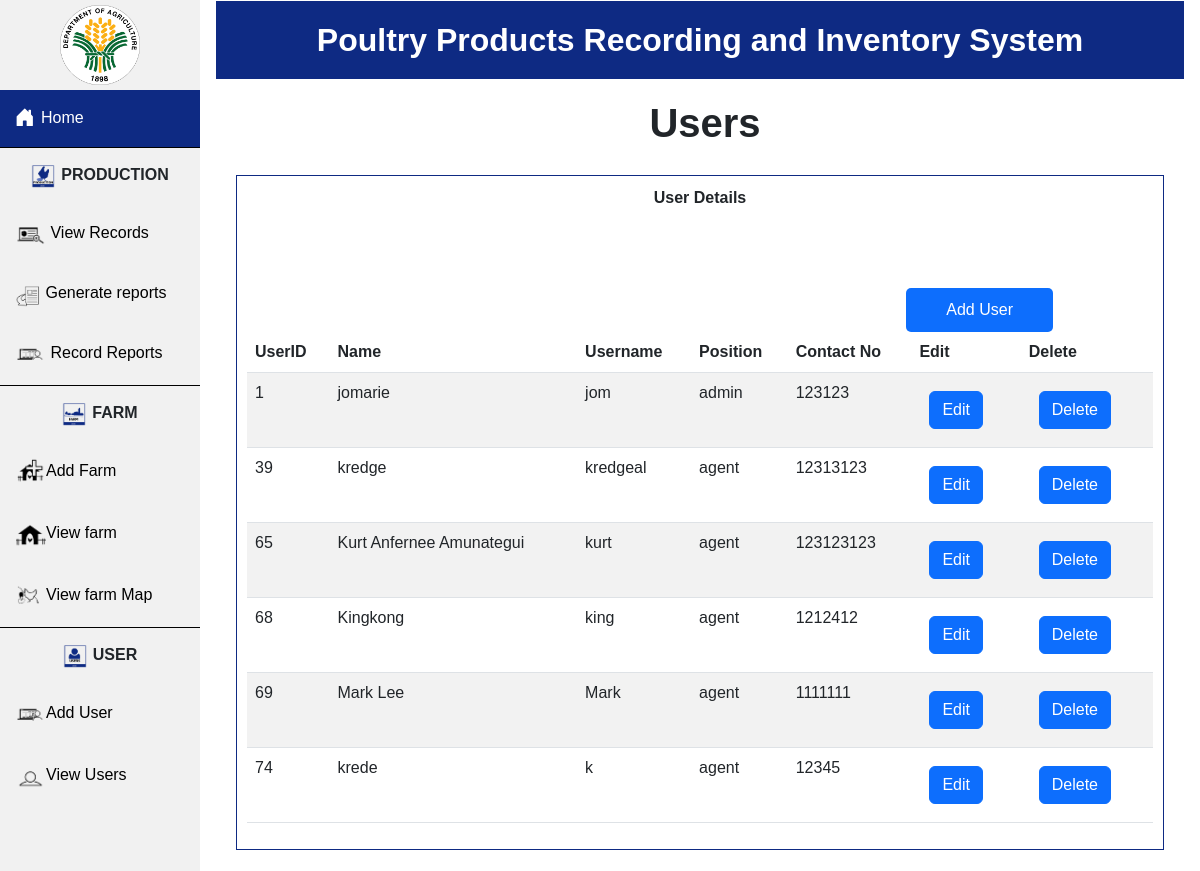
/project/view-user.php, run on an earlier commit of the app's database.
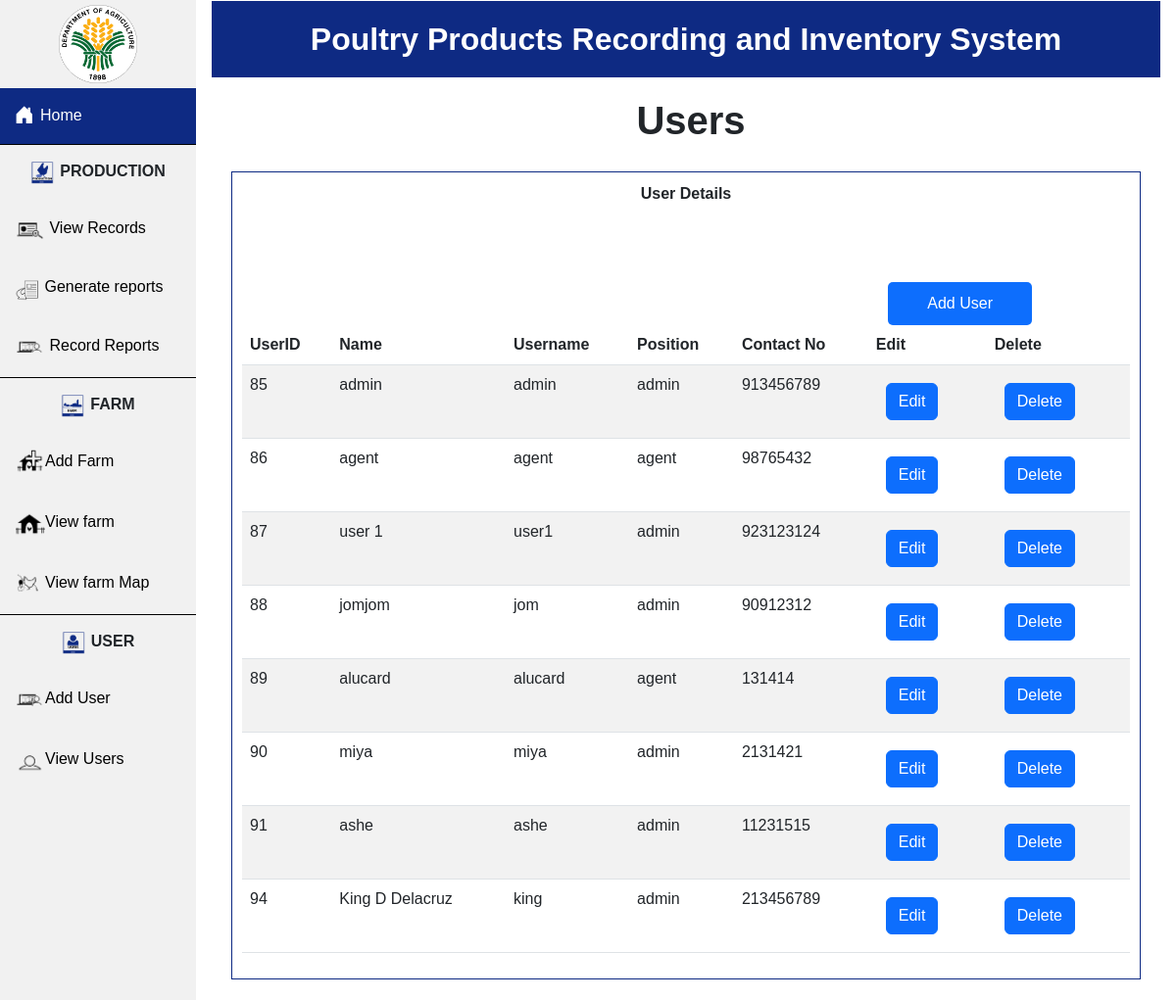
And on a later commit of the database.
### tables this page shows
CREATE TABLE `user` (
  `userID` int(11) NOT NULL,
  `name` varchar(21) NOT NULL,
  `username` varchar(21) NOT NULL,
  `position` varchar(21) NOT NULL DEFAULT 'admin',
  `password` varchar(21) NOT NULL,
  `repassword` varchar(21) NOT NULL,
  `baranggay` varchar(21) NOT NULL,
  `mobile_no` int(21) NOT NULL,
  `status` varchar(21) NOT NULL DEFAULT 'on'
);

### project/view-user.php (the view, shortened to what this page needs)
<?php
$username = "root";
$password = "";
$database = "project";
$mysqli = new mysqli("localhost", $username, $password, $database);
?>
<?php include ("header.php");  ?>
    <section class="view-user">
        <h2>Users</h2>
    </section>
    <section class="view">
        <?php
$query = "SELECT * FROM user";
echo "<b> <center> User Details </center> </b> <br> <br>";
if ($result = $mysqli->query($query)){
		echo "<table class='table table-striped'>
			<thead>
			<tr>
				<th scope='col' id='count'>UserID</th>
				<th scope='col' id='name'>Name</th>
				<th scope='col' id='u-name'>Username</th>
				<th scope='col' id='pos'>Position</th>
				<th scope='col' id='cntct'>Contact No</th>
				<th scope='col' id='edit'> Edit </th>
				<th scope='col' id='delete'> Delete </th>
			</tr>
			</thead>";
		}
        while ($row = $result->fetch_assoc()) {
        	echo"<tr>";
            	echo "<td >" .$row['userID']. "</td>";
            	echo "<td id='name'>" .$row['name']. "</td>";
            	echo "<td id='u-name'>" .$row['username']. "</td>";
            	echo "<td id='pos'>" .$row['position']. "</td>";
	        	echo "<td id='cntct'>" .$row['mobile_no']. "</td>";
            	echo '<td >
                        <button type="button" class="btn btn-primary" data-bs-toggle="modal" data-bs-target="#editModal" >
                           <a href= "update.php?userID='.$row['userID'].'"> Edit </a>
                        </button>
                </td>';
				echo '
					<td>
						<button type="button" class="btn btn-primary" data-bs-toggle="modal" data-bs-target="#deleteModal'.$row["userID"].'">
							Delete
						</button>
						<form action="view-user.php" method="GET">
							<div class="modal fade" id="deleteModal'.$row["userID"].'" tabindex="-1" aria-labelledby="ModalLabel" aria-hidden="true">
								<div class="modal-dialog">
									<div class="modal-content">
									<div class="modal-header">
										<h1 class="modal-title fs-5" id="exampleModalLabel">Confirm</h1>
										<button type="button" class="btn-close" data-bs-dismiss="modal" aria-label="Close"></button>
									</div>
									<div class="modal-body">
                                        <center> Are you sure you want to delete the user with this id?? </center>
									</div>
                                        <center> <p> '.$row["userID"].' </p> </center>
									<div class="modal-footer">
										<button type="button" class="btn btn-secondary" data-bs-dismiss="modal"> Cancel </button>
										<button type="submit" class="btn btn-primary"> <a href="delete.php?id='.$row["userID"].'"> Yes </a> </button>
									</div>
									</div>
								</div>
							</div>
						</form>
					</td>';
			echo"</tr>";
		}
?>
    </section>
    <div class="add">
        <div class="add-user-page">
            <a href="add-user.php">Add User</a>
        </div>
    </div>
</body>
</html>

### project/header.php (shortened to what this page needs)
<!DOCTYPE html>
<html lang="en">
<head>
    <link href="https://cdn.jsdelivr.net/npm/bootstrap@5.2.2/dist/css/bootstrap.min.css" rel="stylesheet"
>
        </head>
        <body>
        <div class="sidebar">
          <section class="header">
            <div class="logo">
              <img src="../image/logo.png" alt="logo" width="80px">
            </div>
          </section>
        <div class="home">
          <a href="adminpage.php">Home</a>
        </div>
          <div class="production">
            <img src="../image/1production-admin.png" alt="production-logo" width="25px"><b><p>PRODUCTION</p></b>
          </div>
          <a  href="#home"><img src="../image/view-data.png" alt="view record icon" width="30px"> View Records</a>
          <a  href="#home"><img src="../image/generate-report1.png" alt="generate report icon" width="25px"> Generate reports</a>
          <a  href="#home"><img src="../image/record-icon.png" alt="generate report icon" width="30px"> Record Reports</a>
        <div class="production">
            <img src="../image/1farm-admin.png" alt="production-logo" width="25px"><b><p>FARM</p></b>
          </div>
          <a  href="add-farm.php"><img src="../image/add-farm1.png" alt="add farm icon" width="30px">Add Farm</a>
          <a  href="view-farm.php"><img src="../image/view-farm1.png" alt="generate report icon" width="30px">View farm</a>
          <a  href="#home"><img src="../image/mortality-rate.png" alt="generate report icon" width="30px">View farm Map</a>
        <div class="production">
            <img src="../image/1user-admin.png" alt="production-logo" width="25px"><b><p>USER</p></b>
          </div>
          <a  href="add-user.php"><img src="../image/add user1.png" alt="add user icon" width="30px">Add User</a>
          <a  href="view-user.php"><img src="../image/view-user1.png" alt="view user icon" width="30px">View Users</a>
</div>
        <div class="content">
            <section class="header-main">
              <h2>Poultry Products Recording and Inventory System</h2>
            </section>

### project/header.php (style rules this page uses)
body { margin: 0; font-family: helvetica; }
.sidebar { margin: 0; padding: 0; width: 200px; background-color: #f1f1f1; position: fixed; height: 100%; overflow: auto; }
.sidebar a { display: block; color: black; padding: 16px; text-decoration: none; }
div.content { margin-left: 200px; padding: 1px 16px; height: auto; }
.header { margin: 5px; display: flex; justify-content: space-evenly; }
.header-main { margin: 0; padding: 0; display: flex; justify-content: center; overflow: auto; position: static; background-color: #0e2a83; color:white; top: 0; width: 100%; }
.header-main h2 { margin: 20px; font-weight: bold; }
.production { border-top: 1px solid black; display: flex; justify-content: center; align-items: center; }
.production p { padding-left: 5px; padding-top: 15px; }
.home { background-color: #0e2a83; }
.home a { color: white; }
button { margin:10px; border:none; color: white; font-size: 15px; font-weight: bolder; background-color: #0e2a83; border-radius: 20px; cursor: pointer; }

### project/view-user.php (style rules this page uses)
.view { padding: 10px; border: 1px solid #0e2a83; margin: 20px; }
.view-user { display: flex; margin: 20px 10px 5px 20px; justify-content: center; }
.view-user h2 { font-size: 40px; font-weight: bold; }
.add { display: flex; justify-content: flex-end; }
.add-user-page { background-color: #0d6efd; padding: 10px 40px 10px 40px; margin-top: 30px; margin-right: 100px; border-radius: 5px; }
.add-user-page a { text-decoration: none; color: white; }
tr td button a { text-decoration: none; color: white; }

What changed in the data, as far as the page shows it:
removed user: userID "1", name "jomarie", username "jom", position "admin", mobile_no "123123"
removed user: userID "39", name "kredge", username "kredgeal", position "agent", mobile_no "12313123"
removed user: userID "65", name "Kurt Anfernee Amunategui", username "kurt", position "agent", mobile_no "123123123"
removed user: userID "68", name "Kingkong", username "king", position "agent", mobile_no "1212412"
removed user: userID "69", name "Mark Lee", username "Mark", position "agent", mobile_no "1111111"
removed user: userID "74", name "krede", username "k", position "agent", mobile_no "12345"
added user: userID "85", name "admin", username "admin", position "admin", mobile_no "913456789"
added user: userID "86", name "agent", username "agent", position "agent", mobile_no "98765432"
added user: userID "87", name "user 1", username "user1", position "admin", mobile_no "923123124"
added user: userID "88", name "jomjom", username "jom", position "admin", mobile_no "90912312"
added user: userID "89", name "alucard", username "alucard", position "agent", mobile_no "131414"
added user: userID "90", name "miya", username "miya", position "admin", mobile_no "2131421"
added user: userID "91", name "ashe", username "ashe", position "admin", mobile_no "11231515"
added user: userID "94", name "King D Delacruz", username "king", position "admin", mobile_no "213456789"
